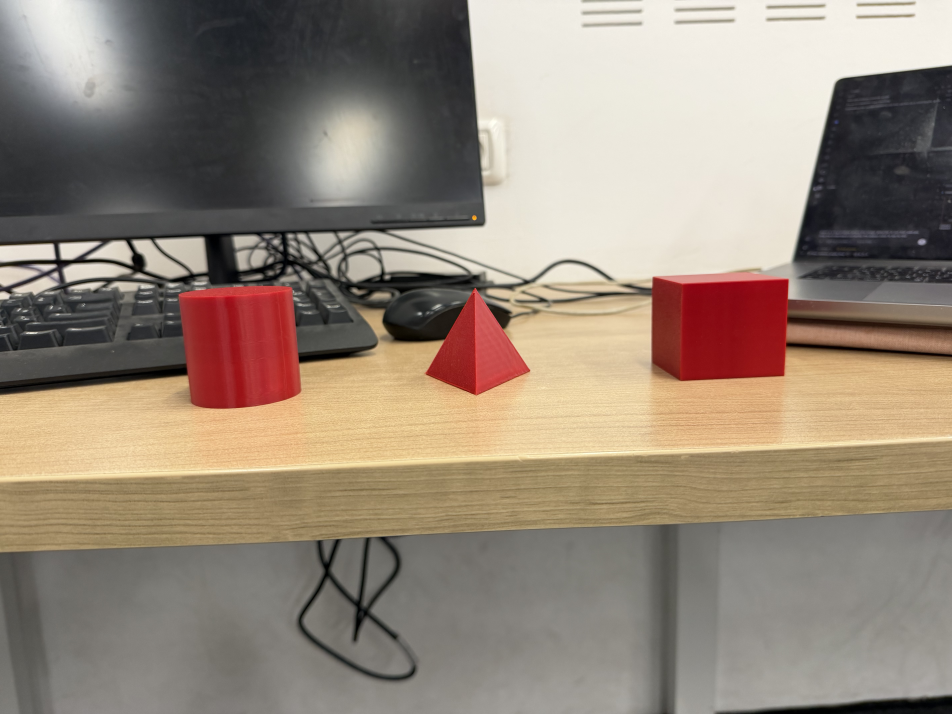
#> input picture images_test/IMG_0422.jpg, 5712 x 4284 px (shown at 1/6 size)
$ python -i detector.py   (imports and definitions only)
#> lines starting #> are read from the running program, lines starting #| are printed output that depends on the picture; after the words box and inside, x2 and y2 are one past the last pixel; in counts of white or black regions, pixels touching at a corner belong together
from __future__ import annotations

from typing import Tuple

import cv2
import numpy as np

import hparams as HP
from .models import DetResult

# detects the largest blob matching the HSV color range then classifies its shape as Pyramid, Cube, or Cylinder
class BlueObjectDetector:

    def __init__(
        self,
        hsv_lo1: Tuple[int, int, int] = HP.HSV_LO1,
        hsv_hi1: Tuple[int, int, int] = HP.HSV_HI1,
        hsv_lo2: Tuple[int, int, int] = HP.HSV_LO2,
        hsv_hi2: Tuple[int, int, int] = HP.HSV_HI2,
        min_area: int = HP.MIN_AREA,
        downscale_width: int = HP.DOWNSCALE_WIDTH,
    ) -> None:
        self._hsv_lo1 = np.array(hsv_lo1, dtype=np.uint8)
        self._hsv_hi1 = np.array(hsv_hi1, dtype=np.uint8)
        self._hsv_lo2 = np.array(hsv_lo2, dtype=np.uint8)
        self._hsv_hi2 = np.array(hsv_hi2, dtype=np.uint8)
        self._min_area = min_area
        self._downscale_width = downscale_width
        self._kernel = cv2.getStructuringElement(cv2.MORPH_ELLIPSE, HP.MORPH_KERNEL_SIZE)

    def detect(self, bgr: np.ndarray) -> DetResult:
        H, W = bgr.shape[:2]
        scale, small = self._maybe_downscale(bgr, W)

        mask_raw = self._build_raw_mask(small)
        mask_clean = self._apply_morphology(mask_raw)

        raw_full, clean_full = self._upscale_masks(mask_raw, mask_clean, scale, W, H)

        contours, _ = cv2.findContours(
            mask_clean, cv2.RETR_EXTERNAL, cv2.CHAIN_APPROX_SIMPLE
        )
        if not contours:
            return DetResult.empty(raw_full, clean_full)

        cnt = max(contours, key=cv2.contourArea)
        if cv2.contourArea(cnt) < self._min_area:
            return DetResult.empty(raw_full, clean_full)

        perimeter = cv2.arcLength(cnt, True)
        if perimeter < 1e-6:
            return DetResult(
                found=True, cls="None", bbox=None, center=None,
                mask_raw=raw_full, mask_clean=clean_full,
            )

        x, y, w, h = cv2.boundingRect(cnt)
        cx, cy = x + w // 2, y + h // 2
        cls = self._classify(cnt, cv2.contourArea(cnt), perimeter, w, h)

        if scale != 1.0:
            x, y, w, h, cx, cy = self._scale_coords(x, y, w, h, cx, cy, 1.0 / scale)

        return DetResult(
            found=True,
            cls=cls,
            bbox=(x, y, w, h),
            center=(cx, cy),
            mask_raw=raw_full,
            mask_clean=clean_full,
        )

    # [32 lines left out: function draw, not called in this run]

    def _maybe_downscale(
        self, bgr: np.ndarray, W: int
    ) -> Tuple[float, np.ndarray]:
        if W > self._downscale_width:
            scale = self._downscale_width / float(W)
            H = bgr.shape[0]
            small = cv2.resize(
                bgr,
                (int(W * scale), int(H * scale)),
                interpolation=cv2.INTER_AREA,
            )
            return scale, small
        return 1.0, bgr

    def _build_raw_mask(self, bgr: np.ndarray) -> np.ndarray:
        hsv = cv2.cvtColor(bgr, cv2.COLOR_BGR2HSV)
        mask1 = cv2.inRange(hsv, self._hsv_lo1, self._hsv_hi1)
        mask2 = cv2.inRange(hsv, self._hsv_lo2, self._hsv_hi2)
        return cv2.bitwise_or(mask1, mask2)

    def _apply_morphology(self, mask: np.ndarray) -> np.ndarray:
        closed = cv2.morphologyEx(mask, cv2.MORPH_CLOSE, self._kernel, iterations=HP.MORPH_CLOSE_ITER)
        opened = cv2.morphologyEx(closed, cv2.MORPH_OPEN, self._kernel, iterations=HP.MORPH_OPEN_ITER)
        return opened

    @staticmethod
    def _upscale_masks(
        raw: np.ndarray,
        clean: np.ndarray,
        scale: float,
        W: int,
        H: int,
    ) -> Tuple[np.ndarray, np.ndarray]:
        if scale != 1.0:
            raw_full = cv2.resize(raw, (W, H), interpolation=cv2.INTER_NEAREST)
            clean_full = cv2.resize(clean, (W, H), interpolation=cv2.INTER_NEAREST)
            return raw_full, clean_full
        return raw, clean

    # low extent and few vertices = Pyramid, high circularity or many vertices = Cylinder, else Cube
    @staticmethod
    def _classify(
        cnt: np.ndarray,
        area: float,
        perimeter: float,
        w: int,
        h: int,
    ) -> str:
        extent = area / float(w * h + 1e-9)
        circularity = 4.0 * np.pi * area / (perimeter * perimeter + 1e-12)
        approx = cv2.approxPolyDP(cnt, HP.CLASSIFY_DP_EPSILON * perimeter, True)
        n = len(approx)

        if extent < HP.CLASSIFY_PYRAMID_MAX_EXTENT and n <= HP.CLASSIFY_PYRAMID_MAX_VERTICES:
            return "Pyramid"
        if circularity > HP.CLASSIFY_CYLINDER_MIN_CIRCULARITY or n >= HP.CLASSIFY_CYLINDER_MIN_VERTICES:
            return "Cylinder"
        return "Cube"

    @staticmethod
    def _scale_coords(
        x: int, y: int, w: int, h: int, cx: int, cy: int, factor: float
    ) -> Tuple[int, int, int, int, int, int]:
        return (
            int(x * factor), int(y * factor),
            int(w * factor), int(h * factor),
            int(cx * factor), int(cy * factor),
        )


class RedObjectDetector(BlueObjectDetector):
    # [21 lines left out: functions __init__, _build_raw_mask, not called in this run]

>>> import cv2
>>> picture = cv2.imread('../images_test/IMG_0422.jpg')
#> picture is the input picture: shape (4284, 5712, 3); mean B, G, R 121.1, 135, 148.9
>>> result = BlueObjectDetector().detect(picture)
#> in detect, `scale, small = self._maybe_downscale(bgr, W)`: scale = 0.408
#> in _build_raw_mask, `mask1 = cv2.inRange(hsv, self._hsv_lo1, self._hsv_hi1)`:
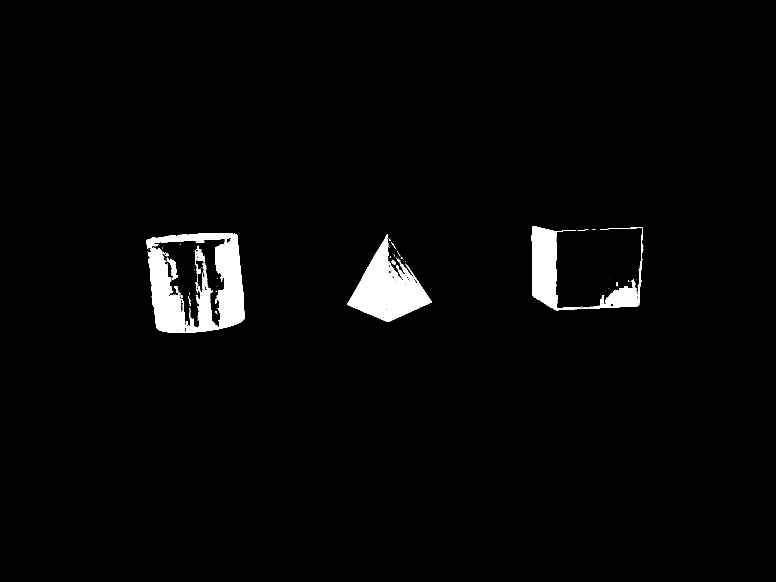
#> mask1: shape (1746, 2328) (shown at 1/3 size); 2.5% white; 146 white regions (125 under 20 px), largest, box (x1, y1, x2, y2) and area: (438, 699, 734, 999) 45043, (1042, 704, 1295, 965) 29449, (1595, 679, 1930, 931) 23189
#> in _build_raw_mask, `mask2 = cv2.inRange(hsv, self._hsv_lo2, self._hsv_hi2)`:
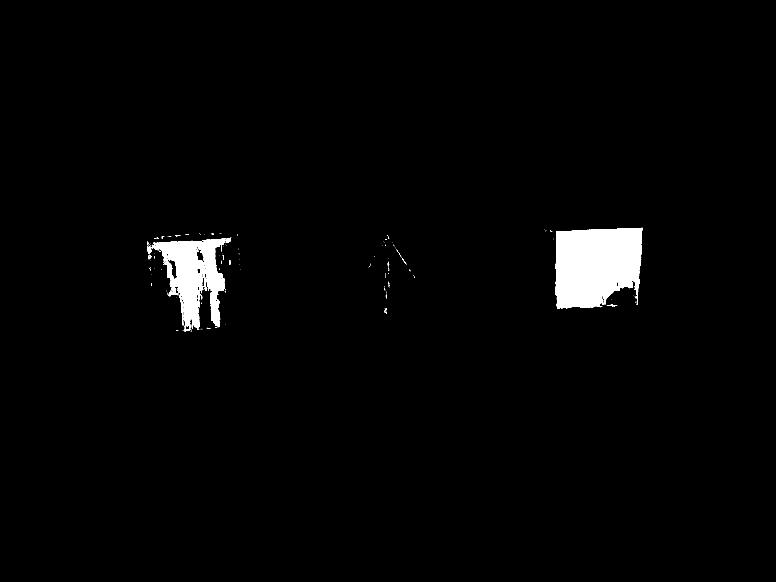
#> mask2: shape (1746, 2328) (shown at 1/3 size); 2.1% white; 179 white regions (166 under 20 px), largest, box (x1, y1, x2, y2) and area: (1666, 683, 1927, 926) 53149, (442, 715, 677, 996) 29383, (678, 713, 694, 729) 150
#> in _build_raw_mask, `return cv2.bitwise_or(mask1, mask2)`:
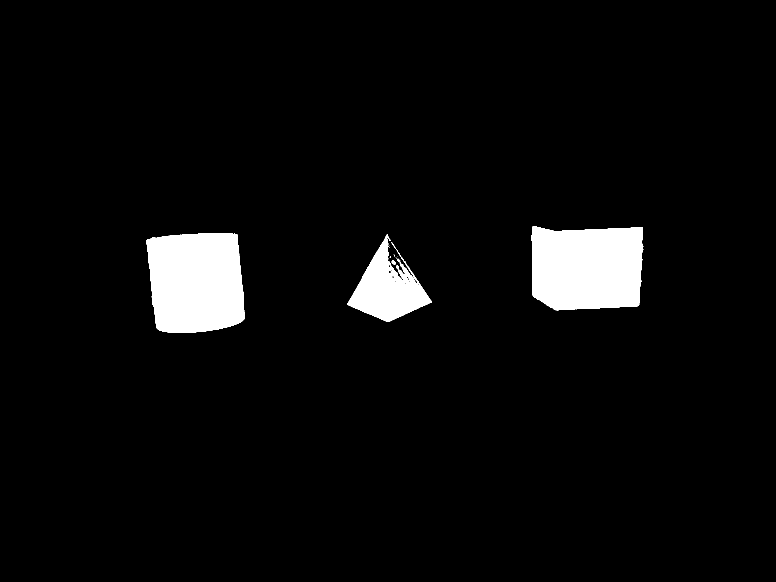
#> returned value: shape (1746, 2328) (shown at 1/3 size); 4.5% white; 36 white regions (30 under 20 px), largest, box (x1, y1, x2, y2) and area: (438, 699, 734, 999) 77529, (1595, 679, 1930, 931) 76604, (1042, 704, 1295, 965) 29776, (1175, 781, 1188, 794) 94, (1173, 726, 1188, 747) 45, (1192, 776, 1199, 786) 36
#> in _upscale_masks, `raw_full = cv2.resize(raw, (W, H), interpolation=cv2.INTER_NEAREST)`:
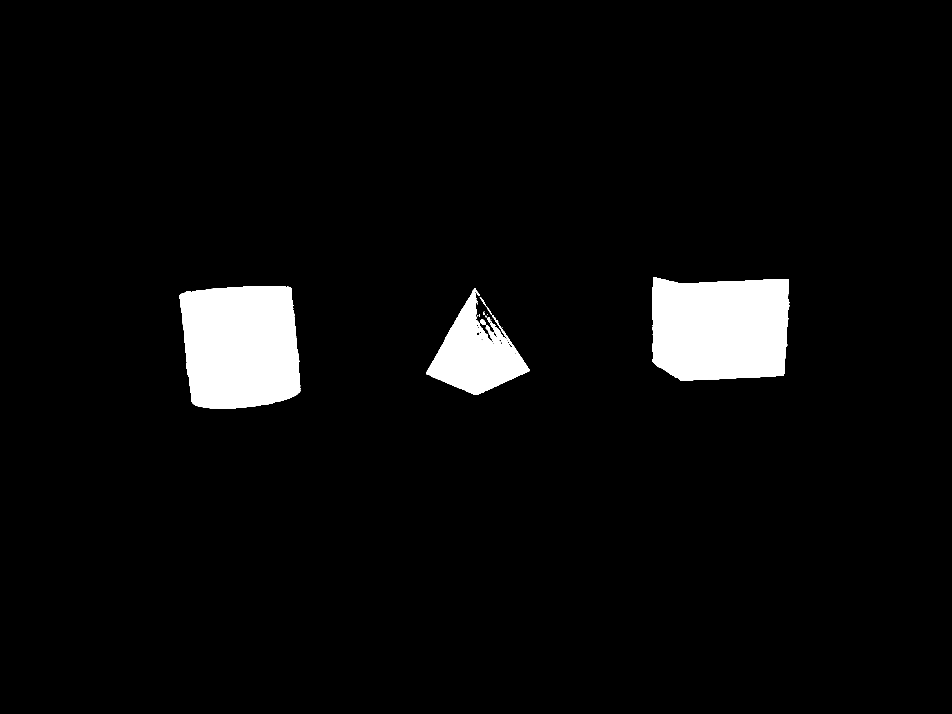
#> raw_full: shape (4284, 5712) (shown at 1/6 size); 4.5% white; 36 white regions (26 under 20 px), largest, box (x1, y1, x2, y2) and area: (1075, 1716, 1801, 2452) 466782, (3914, 1666, 4736, 2285) 461350, (2557, 1728, 3178, 2368) 179385
#> in detect, `contours, _ = cv2.findContours( mask_clean, cv2.RETR_EXTERNAL, cv2.CHA..`: contours = 9 contours, 3 with area under 20; largest, box (x1, y1, x2, y2) and area: (438, 699, 734, 999) 77026, (1595, 679, 1930, 931) 76066, (1042, 704, 1295, 965) 29686, (1175, 781, 1187, 794) 79, (1192, 776, 1201, 787) 37, (1211, 783, 1220, 795) 26
#> in detect, `cnt = max(contours, key=cv2.contourArea)`: cnt = contour of 372 points, box (x1, y1, x2, y2) (438, 699, 734, 999), area 77026
#> in detect, `perimeter = cv2.arcLength(cnt, True)`: perimeter = 1147.5
#> in detect, `x, y, w, h = cv2.boundingRect(cnt)`: x = 438; y = 699; w = 296; h = 300
#> in detect, `cx, cy = x + w // 2, y + h // 2`: cx = 586; cy = 849
#> in _classify, `extent = area / float(w * h + 1e-9)`: extent = 0.867
#> in _classify, `circularity = 4.0 * np.pi * area / (perimeter * perimeter + 1e-12)`: circularity = 0.735
#> in _classify, `approx = cv2.approxPolyDP(cnt, HP.CLASSIFY_DP_EPSILON * perimeter, True)`: approx = [[710, 702], [439, 721], [475, 989], [733, 956]]
#> in _classify, `n = len(approx)`: n = 4
#> in detect, `cls = self._classify(cnt, cv2.contourArea(cnt), perimeter, w, h)`: cls = 'Cube'
#> in detect, `x, y, w, h, cx, cy = self._scale_coords(x, y, w, h, cx, cy, 1.0 / scale)`: x = 1074; y = 1715; w = 726; h = 736; cx = 1437; cy = 2083

$ run again, on images_test/IMG_0423.jpg
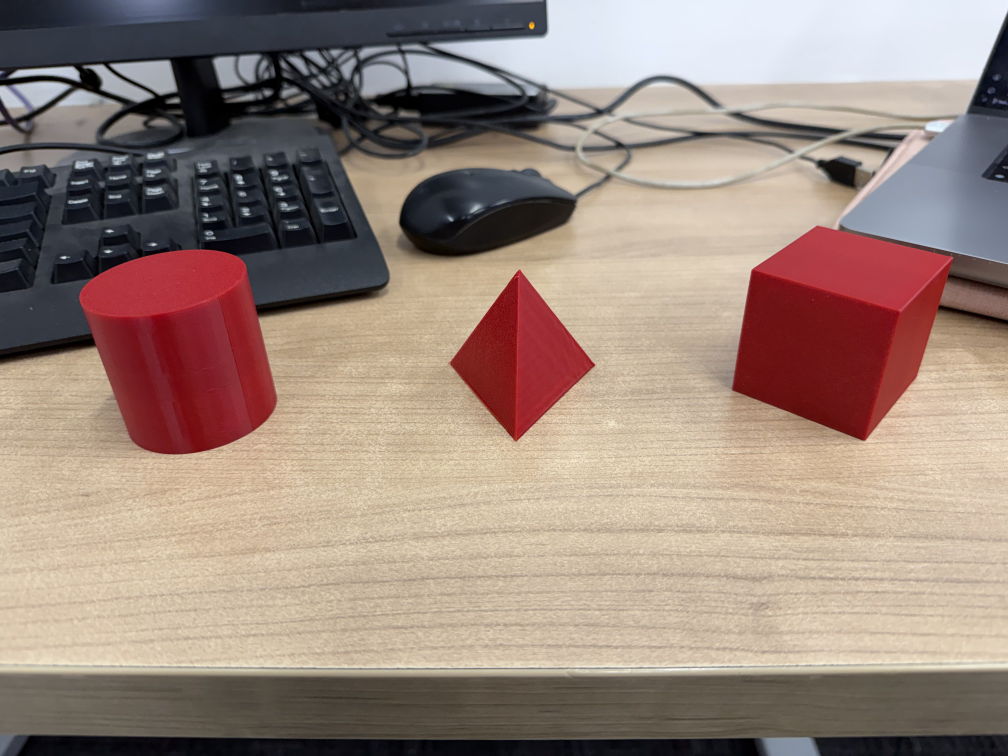
#> input picture images_test/IMG_0423.jpg, 4032 x 3024 px (shown at 1/4 size)
#> picture is the input picture: shape (3024, 4032, 3); mean B, G, R 124.3, 134.4, 154
#> in detect, `scale, small = self._maybe_downscale(bgr, W)`: scale = 0.577
#> hsv: shape (1745, 2328, 3); mean H, S, V 53.4, 67.1, 157.9
#> in _build_raw_mask, `mask1 = cv2.inRange(hsv, self._hsv_lo1, self._hsv_hi1)`:
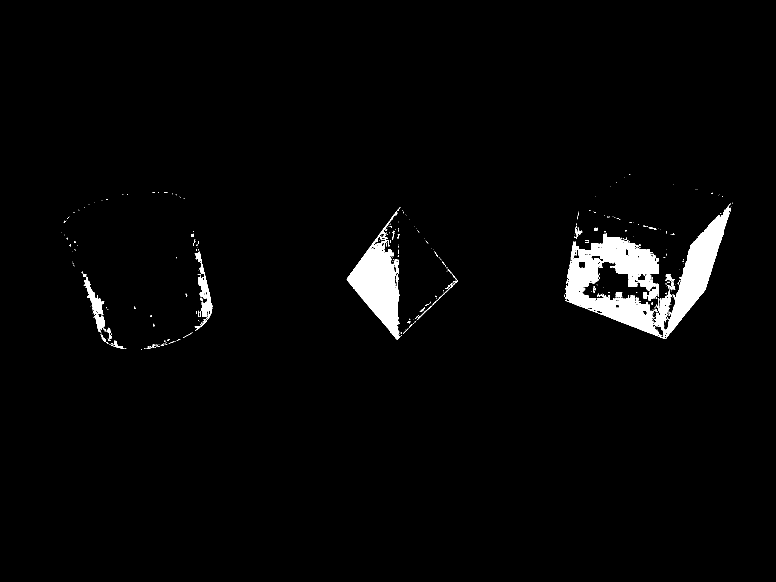
#> mask1: shape (1745, 2328) (shown at 1/3 size); 2.5% white; 393 white regions (328 under 20 px), largest, box (x1, y1, x2, y2) and area: (1695, 617, 2193, 1017) 65584, (1040, 637, 1199, 1018) 24386, (584, 754, 637, 993) 3331
#> mask2: shape (1745, 2328); 7.2% white; 284 white regions (239 under 20 px), largest, box (x1, y1, x2, y2) and area: (184, 576, 630, 1048) 149997, (1720, 523, 2201, 990) 99319, (1120, 624, 1373, 1012) 39974
#> in _build_raw_mask, `return cv2.bitwise_or(mask1, mask2)`:
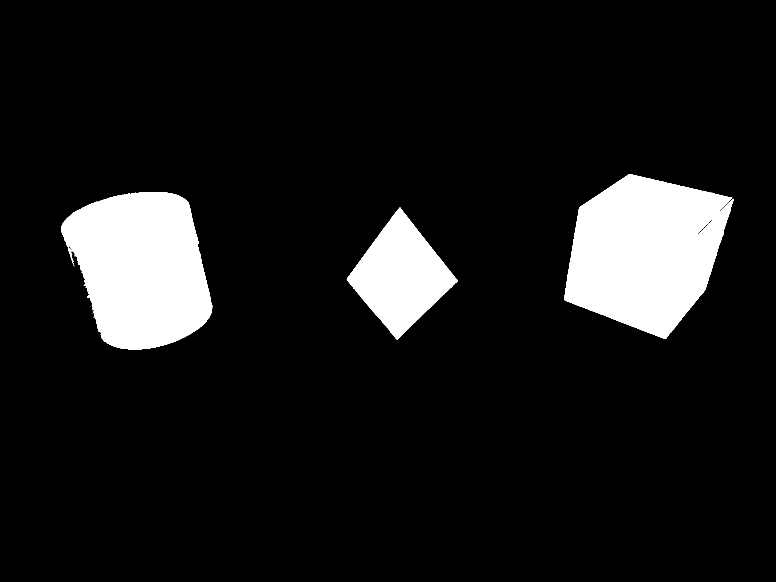
#> returned value: shape (1745, 2328) (shown at 1/3 size); 9.7% white; 15 white regions (12 under 20 px), largest, box (x1, y1, x2, y2) and area: (1693, 522, 2201, 1017) 171328, (184, 576, 637, 1048) 157826, (1040, 623, 1374, 1018) 66545
#> closed: shape (1745, 2328); 9.7% white; 9 white regions (6 under 20 px), largest, box (x1, y1, x2, y2) and area: (1693, 522, 2201, 1017) 171381, (184, 576, 637, 1048) 157990, (1040, 623, 1374, 1018) 66572
#> opened: shape (1745, 2328); 9.7% white; 3 white regions, box (x1, y1, x2, y2) and area: (1693, 522, 2201, 1017) 171370, (184, 576, 637, 1048) 157931, (1040, 623, 1374, 1018) 66562
#> raw_full: shape (3024, 4032); 9.7% white; 15 white regions (12 under 20 px), largest, box (x1, y1, x2, y2) and area: (2933, 905, 3813, 1763) 514267, (319, 999, 1104, 1817) 473715, (1802, 1080, 2380, 1765) 199739
#> clean_full: shape (3024, 4032); 9.7% white; 3 white regions
#> contours = 3 contours; box (x1, y1, x2, y2) and area: (1693, 522, 2201, 1017) 170852, (184, 576, 637, 1048) 157164, (1040, 623, 1374, 1018) 66158
#> cnt = contour of 785 points, box (x1, y1, x2, y2) (1693, 522, 2201, 1017), area 170852
#> perimeter = 1802.7
#> in detect, `x, y, w, h = cv2.boundingRect(cnt)`: x = 1693; y = 522; w = 508; h = 495
#> in detect, `cx, cy = x + w // 2, y + h // 2`: cx = 1947; cy = 769
#> extent = 0.679
#> circularity = 0.661
#> approx = [[1887, 522], [1737, 623], [1693, 899], [1996, 1016], [2117, 865], [2200, 598], [2159, 635], [2195, 592]]
#> n = 8
#> cls = 'Cylinder'
#> in detect, `x, y, w, h, cx, cy = self._scale_coords(x, y, w, h, cx, cy, 1.0 / scale)`: x = 2932; y = 904; w = 879; h = 857; cx = 3372; cy = 1331
